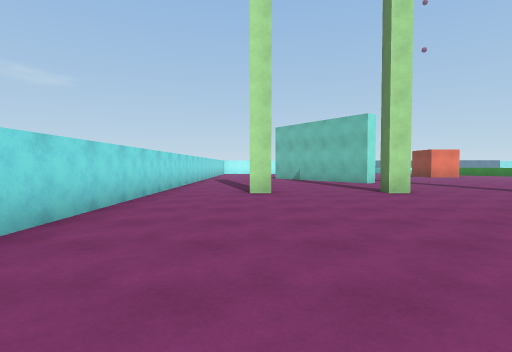
View 1 (above)

24 first-person views from a walk through a 3-D level made in the Unity game engine. The camera is 1.3 m above the floor, tilts 2° down and sees 80° across. The floor is counted in squares, 2 m on a side. Each view is taken from the middle of a square. On the plan, view 1 faces up. The plan holds only what a view shows up to about 10 squares ahead; the rest is blank. The place goes on beyond the plan. The player character is not drawn.

View 2
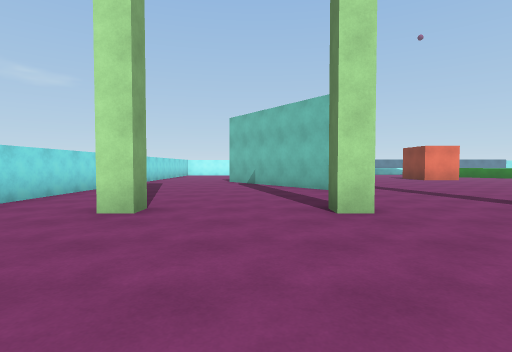

View 3
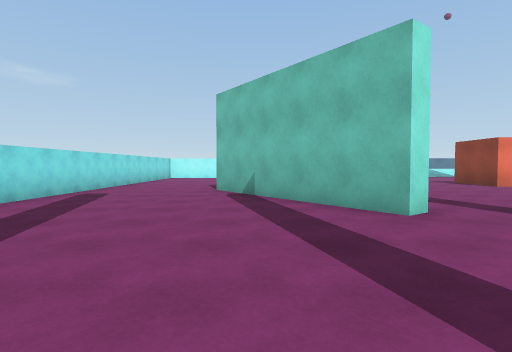

View 4
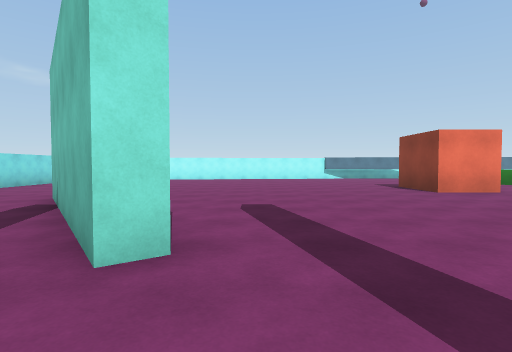

View 5
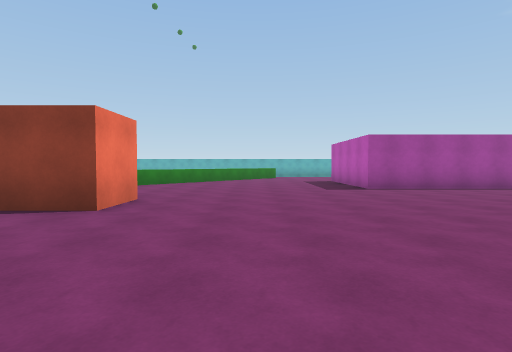

View 6
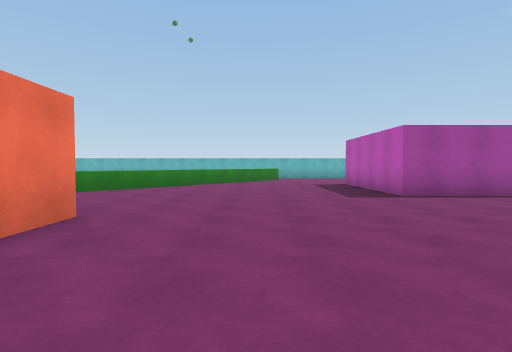

View 7
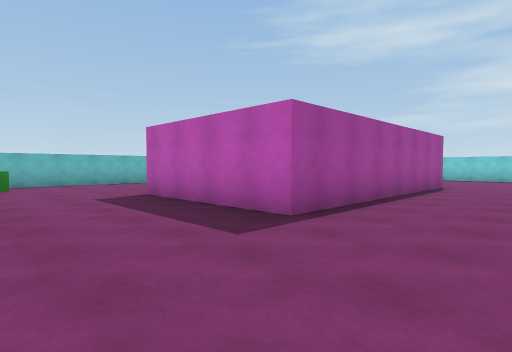

View 8
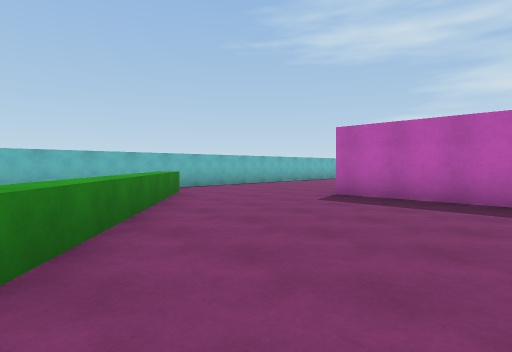

View 9
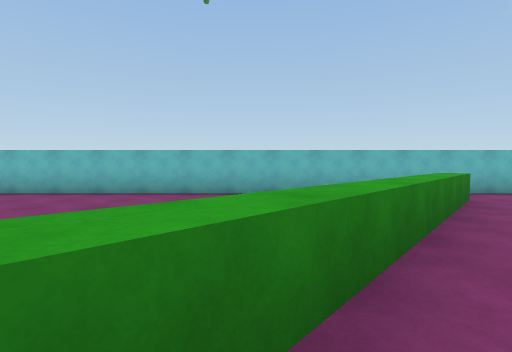

View 10
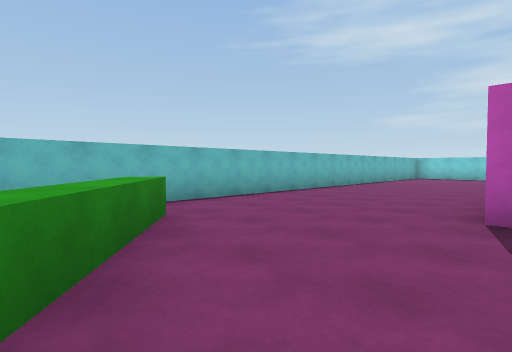

View 11
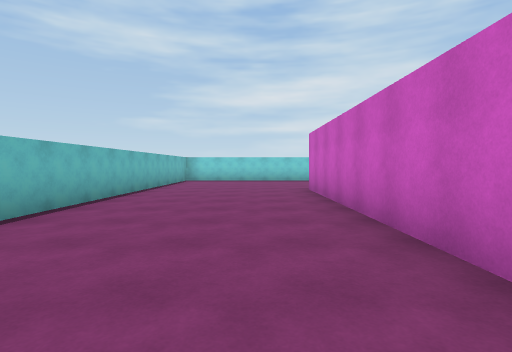

View 12
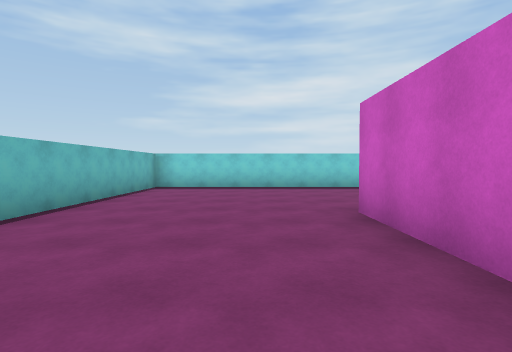

View 13
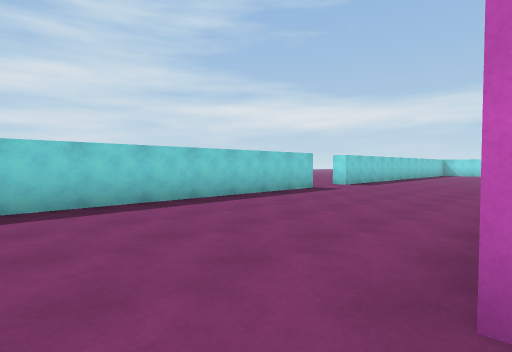

View 14
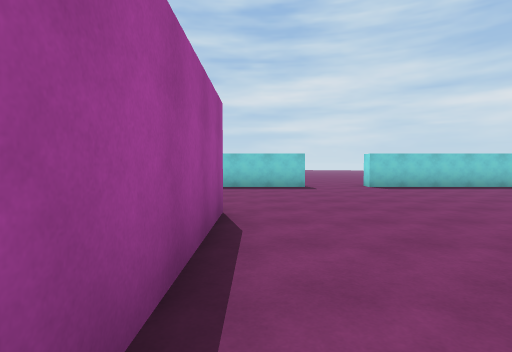

View 15
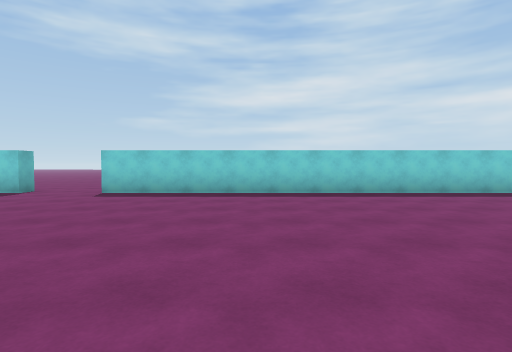

View 16
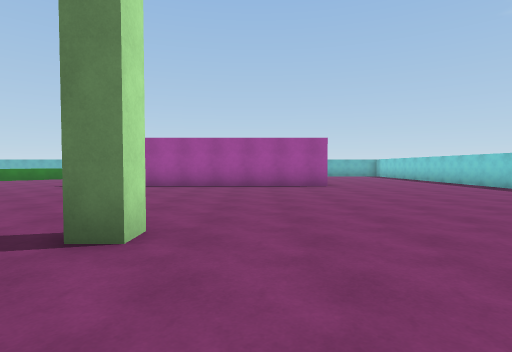

View 17
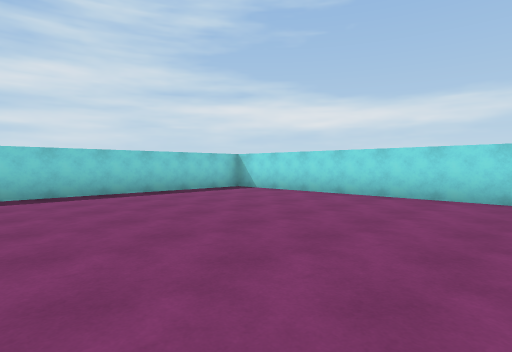

View 18
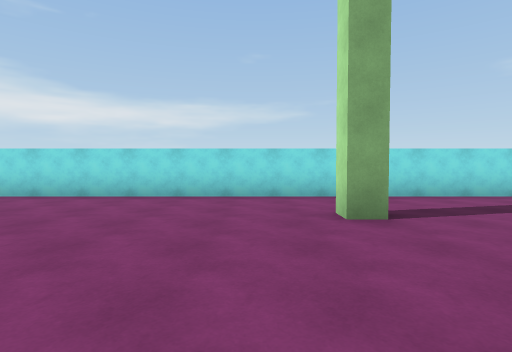

View 19
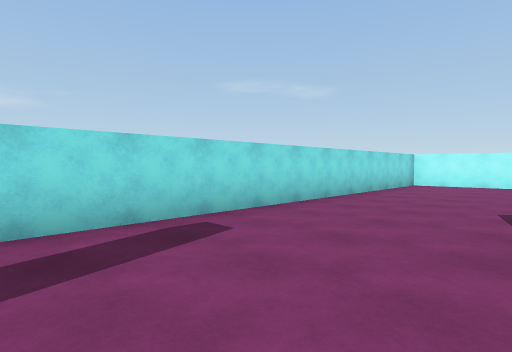

View 20
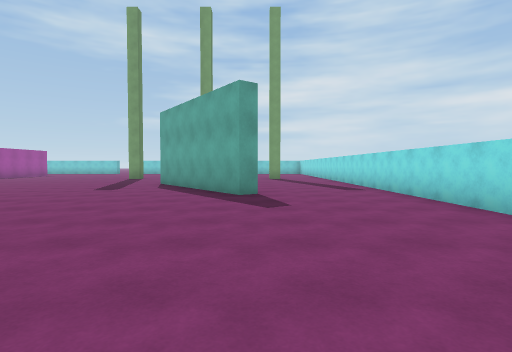

View 21
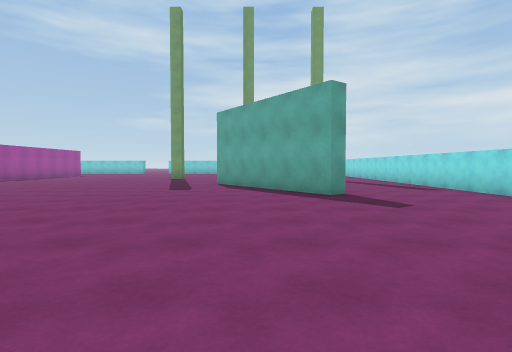

View 22
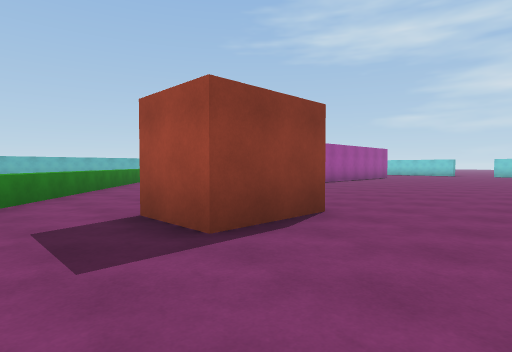

View 23
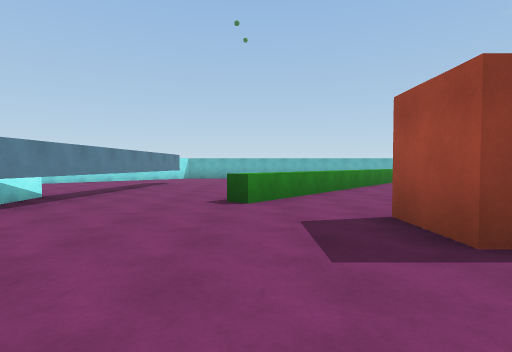

View 24
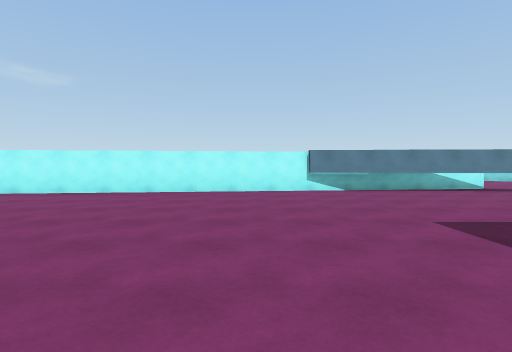

### Floor plan
Key: @ floor where view 1 was taken; # wall or solid block; x gap in a wall; . floor; = window, fence, low wall or low ledge; ^ raised ledge; T thing the floor can be seen under or through.
Columns run from 3 left of view 1 to 22 right of it. Each row starts with its distance up from view 1.
 26                   ...
 25                ##....
 24       ##########.....
 23 #######.........TTTT#    #
 22 #....................   .#
 21 #.................... ...#
 20 #..............=^     ...#
 19 #................^    ...#
 18 #............##...^.    .#
 17 #............##....^^    #
 16 #...................^^   #
 15 #...##...............^^. #
 14 #....##................^x#
 13 #.....#.................^#
 12 #.....##.................#
 11 #......#.........####....#
 10 #................#  #....#
  9 #................#  #....#
  8 #................#  #....#
  7 #..#..#...#......#  #....#
  6 #................#  #....#
  5 #................#  #....#
  4 #................#  #....#
  3 #........................#
  2 #........................#
  1 #........................#
  0 #..@.....................#
 -1 #############..###########
 -2              ...
 -3               ...
 -4               ...

Positions as (right, up) in squares from view 1, and headings:
1: (0, 0), facing up
2: (2, 3), facing up
3: (2, 7), facing up
4: (5, 9), facing up
5: (5, 14), facing right
6: (7, 14), facing right
7: (11, 14), facing down-right
8: (14, 17), facing down-right
9: (15, 17), facing right
10: (17, 15), facing down-right
11: (19, 12), facing down
12: (19, 8), facing down
13: (19, 4), facing down-left
14: (13, 8), facing down
15: (6, 6), facing down
16: (4, 6), facing right
17: (4, 6), facing down-left
18: (4, 6), facing left
19: (1, 12), facing up-left
20: (1, 22), facing down
21: (3, 22), facing down
22: (7, 20), facing down-right
23: (7, 20), facing right
24: (7, 16), facing up
